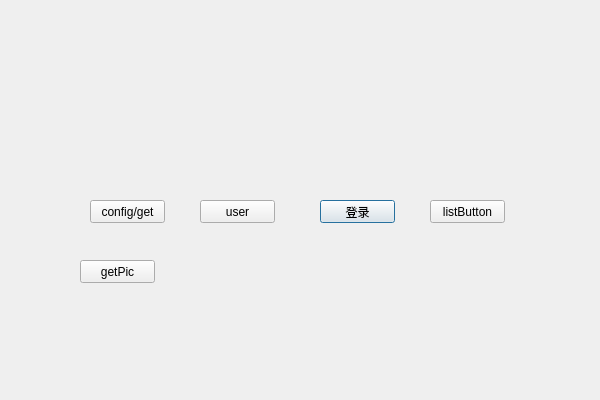
<?xml version="1.0" encoding="UTF-8"?>
<ui version="4.0">
 <class>NetworkModuleClass</class>
 <widget class="QDialog" name="NetworkModuleClass">
  <property name="geometry">
   <rect>
    <x>0</x>
    <y>0</y>
    <width>600</width>
    <height>400</height>
   </rect>
  </property>
  <property name="windowTitle">
   <string>NetworkModule</string>
  </property>
  <widget class="QPushButton" name="loginButton">
   <property name="geometry">
    <rect>
     <x>320</x>
     <y>200</y>
     <width>75</width>
     <height>23</height>
    </rect>
   </property>
   <property name="text">
    <string>登录</string>
   </property>
  </widget>
  <widget class="QPushButton" name="configButton">
   <property name="geometry">
    <rect>
     <x>90</x>
     <y>200</y>
     <width>75</width>
     <height>23</height>
    </rect>
   </property>
   <property name="text">
    <string>config/get</string>
   </property>
  </widget>
  <widget class="QPushButton" name="userButton">
   <property name="geometry">
    <rect>
     <x>200</x>
     <y>200</y>
     <width>75</width>
     <height>23</height>
    </rect>
   </property>
   <property name="text">
    <string>user</string>
   </property>
  </widget>
  <widget class="QPushButton" name="listButton">
   <property name="geometry">
    <rect>
     <x>430</x>
     <y>200</y>
     <width>75</width>
     <height>23</height>
    </rect>
   </property>
   <property name="text">
    <string>listButton</string>
   </property>
  </widget>
  <widget class="QPushButton" name="picDownButton">
   <property name="geometry">
    <rect>
     <x>80</x>
     <y>260</y>
     <width>75</width>
     <height>23</height>
    </rect>
   </property>
   <property name="text">
    <string>getPic</string>
   </property>
  </widget>
 </widget>
 <layoutdefault spacing="6" margin="11"/>
 <resources>
  <include location="NetworkModule.qrc"/>
 </resources>
 <connections/>
</ui>
